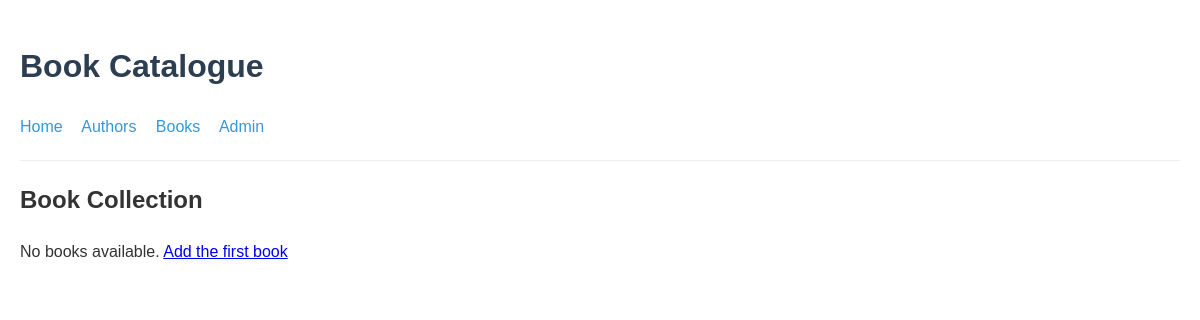
/books/, run on an earlier commit of the app's database.
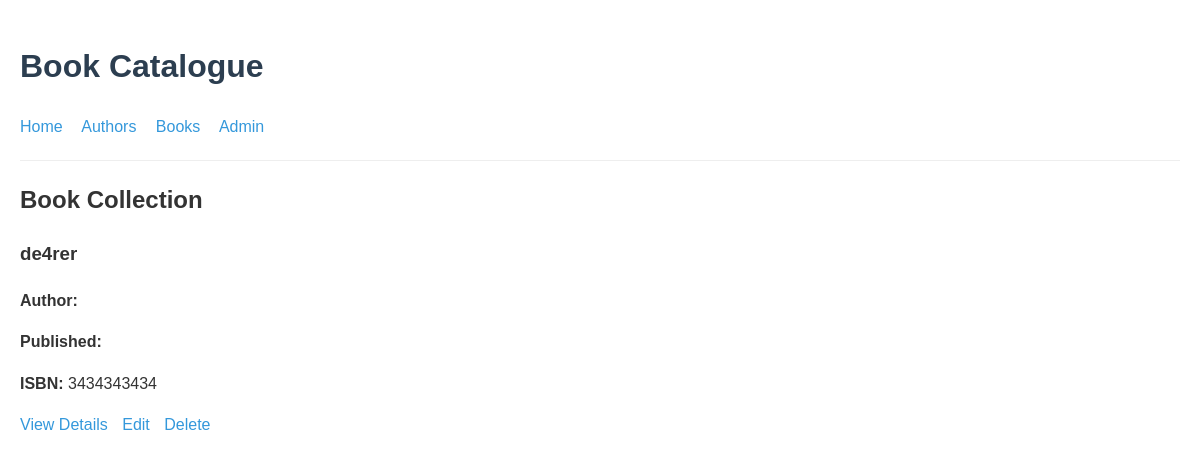
And on a later commit of the database.
### books/models.py (models this page shows, shortened)
class Book(models.Model):
    title = models.CharField(max_length=200)
    author = models.ForeignKey(Author, on_delete=models.CASCADE, related_name='books')
    summary = models.TextField(blank=True, null=True)
    isbn = models.CharField('ISBN', max_length=13, unique=True)
    published_date = models.DateField(blank=True, null=True)
    pages = models.PositiveIntegerField(blank=True, null=True)
    class Meta:
        ordering = ['title']
        verbose_name = 'Book'
        verbose_name_plural = 'Books'

### books/views.py (the view)
# urls.py: path('books/', views.BookListView.as_view(), name='book-list'),
class BookListView(ListView):
    model = Book
    template_name = 'books/book_list.html'
    context_object_name = 'books'

### books/templates/books/book_list.html (shortened to what this page needs)
{% extends 'books/base.html' %}
{% block content %}
    <h2>Book Collection</h2>
    <div class="book-list">
        {% for book in books %}
            <div class="book-card">
                <h3>{{ book.title }}</h3>
               <p><strong>Author:</strong> {{ book.author.name }}</p>
                <p><strong>Published:</strong> {{ book.published_date|date:"F j, Y" }}</p>
                <p><strong>ISBN:</strong> {{ book.isbn }}</p>
                <div class="actions">
                    <a href="{% url 'books:book-detail' book.pk %}">View Details</a>
                    <a href="{% url 'books:book-update' book.pk %}">Edit</a>
                    <a href="{% url 'books:book-delete' book.pk %}">Delete</a>
                </div>
            </div>
        {% empty %}
            <p>No books available. <a href="{% url 'books:book-create' %}">Add the first book</a></p>
        {% endfor %}
    </div>
{% endblock %}

What changed in the data, as far as the page shows it:
added Book: title "de4rer", isbn "3434343434"
Also different on the page:
text no longer shown: "No books available. Add the first book"
